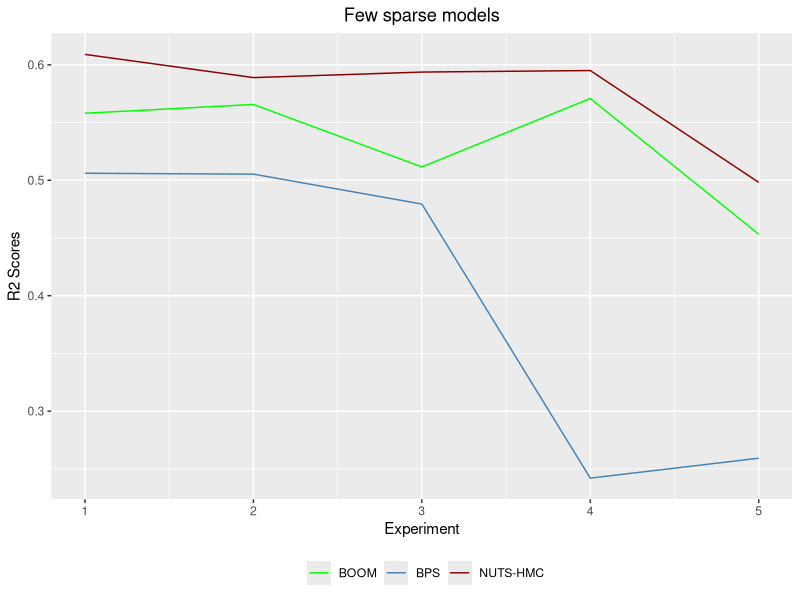

This figure's R source:
# plot by number of dimensions
library(ggplot2)

r2scores_bk_d50_slow = read.csv("r2scores_bk_d50_slow.csv")
r2scores_bps_d50_slow = read.csv("r2scores_bps_d50_slow.csv")
r2scores_hmc_d50_slow = read.csv("r2scores_hmc_d50_slow.csv")

experiment = c(1, 2, 3, 4, 5)

df = data.frame(experiment, bk = r2scores_bk_d50_slow$X0, bps = r2scores_bps_d50_slow$X0, hmc = r2scores_hmc_d50_slow$X0)

#plot 
png("r2scores_slow.png", units="in", width=5, height=5, res=600)
ggplot(df, aes(x=experiment)) + 
  geom_line(aes(y = bps, color="BPS")) + 
  geom_line(aes(y = hmc, color="NUTS-HMC")) +
  geom_line(aes(y = bk,  color = "BOOM")) + 
  xlab("Experiment") + 
  ggtitle("Few sparse models")+ 
  theme(plot.title = element_text(hjust = 0.5), legend.position="bottom") + 
  ylab("R2 Scores")+
  scale_colour_manual("", 
                      values = c("BOOM"="green", "BPS"="steelblue", 
                                 "NUTS-HMC"="darkred")) 
dev.off()
